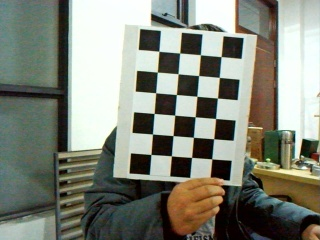
#> input picture test/test_slam/orb/left.jpg, 320 x 240 px, given in place of left.jpg_left.jpg, which was not available
$ python main.py ../orb/left.jpg
#> lines starting #> are read from the running program, lines starting #| are printed output that depends on the picture; long printed decimals are rounded; pictures that were not available may be replaced by others from this repository, and a replacement may not be noted
### test/test_slam/initialize-py/fundamental.py

import numpy as np
from numpy.linalg import inv, lstsq

from utils import THRESHOLD_F, THRESHOLD_H, EPSILON

def get_fundamental_mat(ref_points, cur_points):
    """get fundamental matrix F"""

    # epipolar geometry
    num_points = ref_points.shape[0]
    A = np.zeros([num_points, 8])
    bb = - np.ones([num_points])
    A[:, 0] = ref_points[:, 0] * cur_points[:, 0]
    A[:, 1] = ref_points[:, 0] * cur_points[:, 1]
    A[:, 2] = ref_points[:, 0]
    A[:, 3] = ref_points[:, 1] * cur_points[:, 0]
    A[:, 4] = ref_points[:, 1] * cur_points[:, 1]
    A[:, 5] = ref_points[:, 1]
    A[:, 6] = cur_points[:, 0]
    A[:, 7] = cur_points[:, 1]

    if num_points > 8:
        x = lstsq(A, bb, rcond=None)[0]
    elif num_points == 8:
        x = np.matmul(inv(A), bb)
    else:
        print("Error: too few points for cumputing F.")
        return None

    F = np.zeros([3,3])
    F[0, :] = x[:3]
    F[1, :] = x[3:6]
    F[2, :2] = x[6:8]
    F[2, 2] = 1
    return F

def point_score_F(error):
    if error > THRESHOLD_F:
        return 0
    else:
        return THRESHOLD_H - error


def get_inner_points_and_score_F(F, ref_points, cur_points):
    num_points = ref_points.shape[0]
    inner_index = []
    score = 0
    for i in range(num_points):
        ref_p = np.concatenate([ref_points[i], np.array([1])]) # Point camera ref
        cur_p = np.concatenate([cur_points[i], np.array([1])]) # Point camera cur

        # reprojectrion error
        cur_to_ref_p = np.matmul(F, cur_p)
        square_err_ref = (np.dot(cur_to_ref_p, ref_p))**2 / (np.dot(cur_to_ref_p[:2], cur_to_ref_p[:2]) + EPSILON) # ORB-SLAM
        rpj_err_ref = square_err_ref

        ref_to_cur_p = np.matmul(F.T, ref_p)
        square_err_cur = (np.dot(ref_to_cur_p, cur_p))**2 / (np.dot(ref_to_cur_p[:2], ref_to_cur_p[:2]) + EPSILON) # ORB-SLAM
        rpj_err_cur = square_err_cur

        # inner judge
        if rpj_err_ref < THRESHOLD_F and rpj_err_cur < THRESHOLD_F:
            inner_index.append(i)
        # score
        score += point_score_F(rpj_err_ref)
        score += point_score_F(rpj_err_cur)

    return inner_index, score

# [12 lines left out: function test_F, not called in this run]

def get_RANSAC_fundamental_mat(ref_points, cur_points):

    # import pdb;pdb.set_trace()
    num_points = ref_points.shape[0]
    MAX_ITER = 200
    k = MAX_ITER
    i = 0
    num_inner_points = 0
    F = 0
    score = 0
    while i < k:
        i += 1
        rand_8_index = np.random.choice(num_points, size=8, replace=False)
        sample_ref_points = ref_points[rand_8_index]
        sample_cur_points = cur_points[rand_8_index]
        cur_F = get_fundamental_mat(sample_ref_points, sample_cur_points)
        # test_F(cur_F, num_points, ref_points,cur_points, rand_8_index)
        inner_index, cur_score = get_inner_points_and_score_F(cur_F, ref_points, cur_points)
        # print("Round:", i,", inner point number:", len(inner_index), ", score:", cur_score, score)
        if len(inner_index) / num_points > 0.95:
            F = cur_F
            score = cur_score
            break
        if len(inner_index) > num_inner_points:
            num_inner_points = len(inner_index)
            F = cur_F
            score = cur_score
        if i > MAX_ITER:
            break
        omega = num_inner_points / num_points
        if num_inner_points > 0:
            k = np.log10(1 - 0.95) / np.log10(1 - np.power(omega, 8))
    return F, score, inner_index

### test/test_slam/initialize-py/homography.py
import numpy as np
from numpy.linalg import lstsq, inv

from utils import THRESHOLD_H

def point_score_H(error):
    return np.max([0, THRESHOLD_H - error])

def get_homography_mat(ref_points, cur_points):
    """get fundamental matrix F"""

    # Direct Linear Transform
    num_points = ref_points.shape[0]
    A = np.zeros([num_points*2, 8])
    bb = np.zeros([num_points*2])
    A[:num_points, 0] = ref_points[:, 0]
    A[:num_points, 1] = ref_points[:, 1]
    A[:num_points, 2] = 1
    A[:num_points, 6] = - ref_points[:, 0] * cur_points[:, 0]
    A[:num_points, 7] = - ref_points[:, 1] * cur_points[:, 0]
    bb[:num_points] = cur_points[:, 0]

    A[num_points:, 3] = ref_points[:, 0]
    A[num_points:, 4] = ref_points[:, 1]
    A[num_points:, 5] = 1
    A[num_points:, 6] = - ref_points[:, 0] * cur_points[:, 1]
    A[num_points:, 7] = - ref_points[:, 1] * cur_points[:, 1]
    bb[num_points:] = cur_points[:, 1]

    if num_points > 4:
        x = lstsq(A, bb, rcond=None)[0]
    elif num_points == 4:
        x = np.matmul(inv(A), bb)
    else:
        print("Error: too few points for cumputing H.")
        return False

    H = np.zeros([3,3])
    H[0, :] = x[:3]
    H[1, :] = x[3:6]
    H[2, :2] = x[6:8]
    H[2, 2] = 1
    return H


def get_inner_points_and_score_H(H, ref_points, cur_points):
    num_points = ref_points.shape[0]
    inner_index = []
    score = 0
    for i in range(num_points):
        ref_p = np.concatenate([ref_points[i], np.array([1])]) # Point camera ref
        cur_p = np.concatenate([cur_points[i], np.array([1])]) # Point camera cur

        # reprojectrion error
        # import pdb;pdb.set_trace()
        ref_to_cur_p = np.matmul(H, ref_p)
        ref_to_cur_p = ref_to_cur_p / ref_to_cur_p[2]
        square_err_cur = np.sum((cur_p[:2] - ref_to_cur_p[:2])**2)
        rpj_err_cur = square_err_cur

        cur_to_ref_p = np.matmul(inv(H), cur_p)
        cur_to_ref_p = cur_to_ref_p / cur_to_ref_p[2]
        square_err_ref = np.sum((ref_p[:2] - cur_to_ref_p[:2])**2)
        rpj_err_ref = square_err_ref

        # inner judge
        if rpj_err_ref < THRESHOLD_H and rpj_err_cur < THRESHOLD_H:
            inner_index.append(i)
        # score
        score += point_score_H(rpj_err_ref)
        score += point_score_H(rpj_err_cur)

    return inner_index, score


def get_RANSAC_homography_mat(ref_points, cur_points):

    num_points = ref_points.shape[0]
    MAX_ITER = 200
    k = MAX_ITER
    i = 0
    num_inner_points = 0
    H = 0
    score = 0
    while i < k:
        i += 1
        rand_4_index = np.random.choice(num_points, size=8, replace=False)
        sample_ref_points = ref_points[rand_4_index]
        sample_cur_points = cur_points[rand_4_index]

        # $cur_p = k H ref_p$
        cur_H = get_homography_mat(sample_ref_points, sample_cur_points)
        inner_index, cur_score = get_inner_points_and_score_H(cur_H, ref_points, cur_points)
        if len(inner_index) / num_points > 0.95:
            H = cur_H
            score = cur_score
            break
        if len(inner_index) > num_inner_points:
            num_inner_points = len(inner_index)
            H = cur_H
            score = cur_score
        if i > MAX_ITER:
            break
        omega = num_inner_points / num_points
        if num_inner_points > 0:
            k = np.log10(1 - 0.95) / np.log10(1 - np.power(omega, 4))
    return H, score, inner_index

### test/test_slam/initialize-py/decomposition.py
from copy import deepcopy
import numpy as np
from numpy.linalg import svd, inv, det


def get_essential_mat(F, K):
    """get essential matrix E"""
    E = np.matmul(K.T, np.matmul(F, K))
    U, Sigma, VT = svd(E)
    sigma = (Sigma[0] + Sigma[1]) / 2
    Sigma_new = np.diag([sigma, sigma, 0])
    E_new = np.matmul(U, np.matmul(Sigma_new, VT))
    return E_new

def get_possible_decomposition_E(E):

    # SVD
    U, Sigma, VT = svd(E)
    MSigma = np.diag(Sigma)
    R_z_pos = np.array([[0, -1, 0], [1, 0, 0], [0, 0, 1]]) # Matrix rotated 90 degrees around z-axis
    R_z_neg = inv(R_z_pos)

    # 4 possible solutions
    t_cross_0 = np.matmul(U, np.matmul(R_z_pos, np.matmul(MSigma, U.T)))
    R_0 = np.matmul(U, np.matmul(R_z_pos.T, VT))
    t_cross_1 = np.matmul(U, np.matmul(R_z_neg, np.matmul(MSigma, U.T)))
    R_1 = np.matmul(U, np.matmul(R_z_neg.T, VT))
    t_cross_2 = -t_cross_0
    R_2 = -R_0
    t_cross_3 = -t_cross_1
    R_3 = -R_1

    t_crosses = [t_cross_0, t_cross_1, t_cross_2, t_cross_3]
    Rs = [R_0, R_1, R_2, R_3]
    ts = []
    for t_c in t_crosses:
        ts.append(np.array([t_c[2,1], t_c[0,2], t_c[1,0]]))
    return Rs, ts

# [42 lines left out: function get_possible_decomposition_H, not called in this run]

def select_right_decomposition(Rs, ts, K, ref_points, cur_points):

    # select the one solution
    num_points = ref_points.shape[0]
    negative_num = 999999
    R_select, t_select = 0, 0
    for i in range(4):
        R = Rs[i]
        t = ts[i]

        # triangle measurement
        z_curs = []
        z_refs = []
        for j in range(num_points):
            ref_p = np.concatenate([ref_points[j], np.array([1])])
            cur_p = np.concatenate([cur_points[j], np.array([1])])

            # calculate cur depth z_cur
            # $z_2 (K^{-1}P_{c1}) × (K^{-1}P_{c2}) = - (K^{-1}P_{c1}) × t$
            tmp_1 = np.cross(np.matmul(inv(K), ref_p), np.matmul(inv(K), cur_p))
            tmp_2 = - np.cross(np.matmul(inv(K), ref_p), t)
            z_cur = np.dot(tmp_1, tmp_2) / np.dot(tmp_1, tmp_1) # MSE solution
            z_curs.append(z_cur)

            # calculate ref depth z_ref
            # $z_1 (K^{-1}P_{c1}) = z_2 RK^{-1}P_{c2} + t$
            tmp_3 = np.matmul(inv(K), ref_p)
            tmp_4 = z_cur * np.matmul(R, np.matmul(inv(K), cur_p)) + t
            z_ref = np.dot(tmp_3, tmp_4) / np.dot(tmp_3, tmp_3) # MSE solution
            z_refs.append(z_ref)
        z_curs = np.array(z_curs)
        z_refs = np.array(z_refs)

        z_cur_negative_num =  np.sum((z_curs < 0).astype(int))
        z_ref_negative_num = np.sum((z_refs < 0).astype(int))
        print("Decomposite: Round =", i, z_cur_negative_num, z_ref_negative_num)
        if (z_cur_negative_num + z_ref_negative_num < negative_num):
            negative_num = z_ref_negative_num + z_cur_negative_num
            R_select = R
            t_select = t
        pass
    return R_select, t_select


def decomposite_E(E, K, ref_points, cur_points):
    """get R and t from E"""
    Rs, ts = get_possible_decomposition_E(E)
    R, t = select_right_decomposition(Rs, ts, K, ref_points, cur_points)
    return R, t


# [5 lines left out: function decomposite_H, not called in this run]

### test/test_slam/initialize-py/main.py
import sys

import cv2
import numpy as np
from numpy.linalg import inv
import matplotlib.pyplot as plt

from fundamental import get_RANSAC_fundamental_mat
from homography import get_RANSAC_homography_mat
from decomposition import get_essential_mat, decomposite_H, decomposite_E
# ref for reference
# cur for current

def orb_match(img_ref, img_cur, img_name):
    """match orb characteristic points"""
    MATCH_NUM = 50

    orb = cv2.ORB_create()
    keypoint1, descriptor1 = orb.detectAndCompute(img_ref, None)
    keypoint2, descriptor2 = orb.detectAndCompute(img_cur, None)
    bf = cv2.BFMatcher(cv2.NORM_HAMMING, crossCheck=True)
    matches = bf.match(descriptor1, descriptor2)
    matches = sorted(matches, key=lambda x: x.distance)
    matches = matches[:MATCH_NUM]

    img_match = cv2.drawMatches(img_ref, keypoint1, img_cur, keypoint2, matches, None, flags=2)
    cv2.imwrite('./matches/'+img_name +'-match-'+str(MATCH_NUM)+'.jpg', img_match)

    ref_points = []
    cur_points = []
    for m in matches:
        ref_index = m.queryIdx
        cur_index = m.trainIdx
        ref_p = keypoint1[ref_index].pt
        ref_points.append(np.array(ref_p))
        cur_p = keypoint2[cur_index].pt
        cur_points.append(np.array(cur_p))
    ref_points = np.array(ref_points)
    cur_points = np.array(cur_points)

    return ref_points, cur_points, matches


def get_3d_points(R, t, K, ref_points, cur_points):
    # 3D points
    num_points = ref_points.shape[0]
    P_3ds = []
    colors = []
    for i in range(num_points):
        ref_p = np.concatenate([ref_points[i], np.array([1])]) # Point camera ref
        cur_p = np.concatenate([cur_points[i], np.array([1])]) # Point camera cur

        # calculate cur depth z_cur
        # $z_2 (K^{-1}P_{c1}) × (K^{-1}P_{c2}) = - (K^{-1}P_{c1}) × t$
        tmp_1 = np.cross(np.matmul(inv(K), ref_p), np.matmul(inv(K), cur_p))
        tmp_2 = - np.cross(np.matmul(inv(K), ref_p), t)
        z_cur = np.dot(tmp_1, tmp_2) / np.dot(tmp_1, tmp_1) # MSE solution

        # calculate ref depth z_ref
        # $z_1 (K^{-1}P_{c1}) = z_2 RK^{-1}P_{c2} + t$
        tmp_3 = np.matmul(inv(K), ref_p)
        tmp_4 = z_cur * np.matmul(R, np.matmul(inv(K), cur_p)) + t
        z_ref = np.dot(tmp_3, tmp_4) / np.dot(tmp_3, tmp_3) # MSE solution

        P_3d = np.matmul(inv(K), ref_p) * z_ref
        P_3ds.append(P_3d)
        camera_coordinate = ref_points[i].astype(np.int32) # [x, y]
        color = img_ref[camera_coordinate[1], camera_coordinate[0]]
        colors.append(color)
    P_3ds = np.array(P_3ds)
    colors = np.array(colors).astype(np.float64) / 255.0
    return P_3ds, colors

def show_3d_points(P_3ds, colors):
    ax = plt.axes(projection='3d')
    ax.scatter3D(P_3ds[:, 0], P_3ds[:, 1], P_3ds[:, 2], c=colors)
    SCALE = np.max(abs(P_3ds[:, :2]))
    STEP = SCALE / 5
    x_major_locator = plt.MultipleLocator(STEP)
    y_major_locator = plt.MultipleLocator(STEP)
    ax.xaxis.set_major_locator(x_major_locator)
    ax.yaxis.set_major_locator(y_major_locator)
    plt.xlim(-SCALE, SCALE)
    plt.ylim(-SCALE, SCALE)
    ax.set(title='Image', xlabel='x', ylabel='y', zlabel='z')
    plt.show()


if __name__ == "__main__":
    img_name = sys.argv[1]
    img_ref = cv2.imread('imgs/' + img_name + '_left.jpg') # [y, x, 3]
#> img_ref is the input picture: shape (240, 320, 3); mean B, G, R 122.1, 133.9, 130.4
    img_cur = cv2.imread('imgs/' + img_name + '_right.jpg') # [y, x, 3]
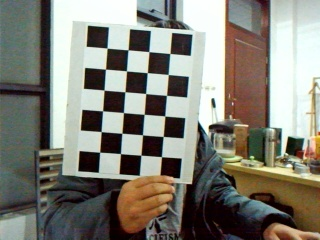
#> input picture test/test_slam/orb/right.jpg, 320 x 240 px, given in place of left.jpg_right.jpg, which was not available
#> img_cur is the input picture: shape (240, 320, 3); mean B, G, R 118.9, 128.6, 130.4

    # orb point match
    ref_points, cur_points, matches = orb_match(img_ref, img_cur, img_name) # [x, y]
#> in orb_match, `keypoint1, descriptor1 = orb.detectAndCompute(img_ref, None)`: keypoint1 = 476 keypoints; strongest (x, y, size): (171, 137, 31), (171, 134, 31), (153, 116, 31), (152, 112, 31)
#> in orb_match, `keypoint2, descriptor2 = orb.detectAndCompute(img_cur, None)`: keypoint2 = 477 keypoints; strongest (x, y, size): (128, 73, 37.2), (168, 125, 111.1), (128, 68, 37.2), (98, 130, 37.2)
#> in orb_match, `matches = bf.match(descriptor1, descriptor2)`: matches = 229 matches
#> in orb_match, `matches = matches[:MATCH_NUM]`: matches = 50 matches
#> in orb_match, `img_match = cv2.drawMatches(img_ref, keypoint1, img_cur, keypoint2, ma..`:
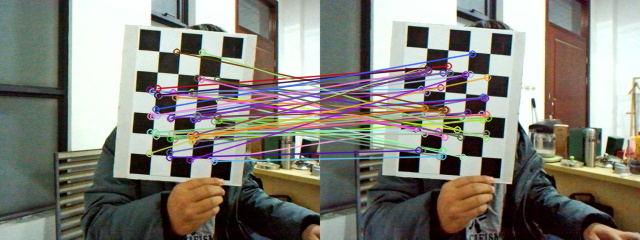
#> img_match: shape (240, 640, 3); mean B, G, R 121.2, 129.9, 131.4
#> the loop in orb_match, `for m in matches:` made 50 passes
#> (ref_index, cur_index, ref_p, cur_p) on passes 1 to 12: (12, 35, (210, 160), (163, 117)), (314, 323, (169.3, 152.1), (162.4, 96.77)), (348, 367, (149.3, 89.16), (95.39, 128.6)), (49, 42, (197, 78), (101, 113)), (153, 113, (217.2, 115.2), (122.4, 150)), (344, 358, (174.2, 138.9), (126.5, 109.9)), (403, 410, (191.6, 92.07), (136.9, 129.4)), (55, 10, (214, 121), (119, 156)), (76, 127, (219, 100), (142.8, 157.2)), (150, 195, (218.4, 120), (168, 117.6)), (191, 170, (193.2, 118.8), (164.4, 97.2)), (223, 228, (191.5, 141.1), (162.7, 119.5))
#> after the loop in orb_match, `for m in matches:`: cur_points = 50 pairs, first value 95.39 to 168, second value 53.57 to 157.2; ref_points = 50 pairs, first value 149 to 219, second value 51.6 to 160.8
#> matches = 50 matches

    # fundamental matrix
    F, score_F, inner_index_F = get_RANSAC_fundamental_mat(ref_points, cur_points)
#> the loop in get_RANSAC_fundamental_mat, `while i < k:` made 201 passes
#> (rand_8_index, inner_index, cur_score, num_inner_points) on pass 1: ([28, 11, 10, 41, 2, 27, 38, 31], [2, 6, 10, 11, 14, 18, 27, 28, 31, 35, 38, 41], 135.9, 12)
#> (rand_8_index, inner_index, cur_score) on passes 2 to 7: ([2, 30, 23, 16, 13, 28, 9, 45], [2, 9, 13, 16, 23, 28, 30, 45], 107.6), ([7, 24, 27, 48, 12, 5, 43, 22], [5, 7, 12, 22, 24, 27, 38, 43, 48], 123.3), ([36, 12, 48, 23, 17, 39, 20, 10], [10, 12, 17, 20, 23, 36, 39, 48], 106.6), ([4, 34, 49, 0, 48, 6, 28, 26], [0, 4, 6, 26, 28, 34, 48, 49], 111.8), ([9, 44, 10, 4, 46, 21, 23, 39], [4, 9, 10, 14, 21, 23, 39, 44, 46], 107.1), ([2, 1, 21, 15, 44, 12, 48, 35], [1, 2, 11, 12, 15, 21, 35, 44, 48], 111.2)
    # homography matrix
    H, score_H, inner_index_H = get_RANSAC_homography_mat(ref_points, cur_points)
    print("Inner point number: fundamental {0}, homography {1}".format(
        len(inner_index_F), len(inner_index_H)))
#| Inner point number: fundamental 8, homography 0
    print("Score: fundamental {0}, homography {1}".format(score_F, score_H))
#| Score: fundamental 162.045, homography 7.478
    # intrinsics parameters
    K = np.array(
        [[3.08226610e+03, 3.51400282e+00, 1.50807238e+03],
        [0.00000000e+00, 3.07619378e+03, 1.48854398e+03],
        [0.00000000e+00, 0.00000000e+00, 1.00000000e+00],]
    )

    # choose a model
    R_H = score_H / (score_H + score_F)
    if R_H > 0.45:
        # select H
        print("Choose homography.")
        R, t = decomposite_H(H, K, ref_points[inner_index_H], cur_points[inner_index_H])
    else:
        # select F
        print("Choose fundamental.")
        E = get_essential_mat(F, K)
        R, t = decomposite_E(E, K, ref_points[inner_index_F], cur_points[inner_index_F])
#> the loop in get_possible_decomposition_E, `for t_c in t_crosses:` made 4 passes
#> the loop in select_right_decomposition, `for i in range(4):` made 4 passes
#| Decomposite: Round = 0 2 1
#| Decomposite: Round = 1 6 7
#| Decomposite: Round = 2 6 3
#| Decomposite: Round = 3 2 5
    print("R = ", R)
#| R =  [[ 0.3495  0.9091  0.2268]
#|  [-0.7173  0.4153  -0.5595]
#|  [-0.6028  0.03283  0.7972]]
    print("t = ", t)
#| t =  [-8452.870 -7941.944 22208.208]

    # 3d points
    P_3ds, colors = get_3d_points(R, t, K, ref_points, cur_points)
    show_3d_points(P_3ds, colors)
#> in show_3d_points, `plt.show()`:
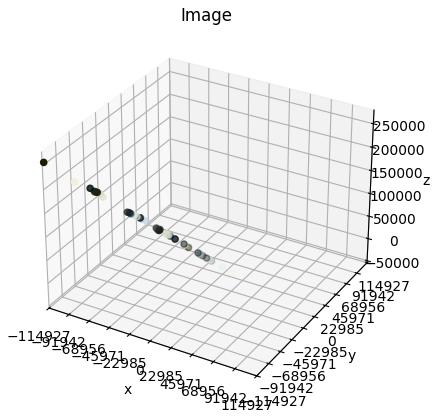
#> figure drawn by matplotlib, 1 panel
